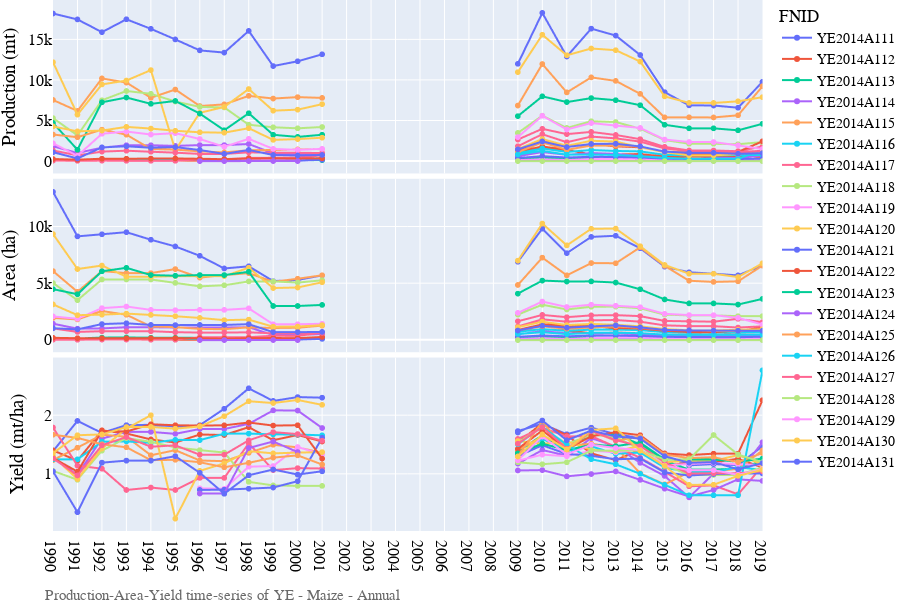
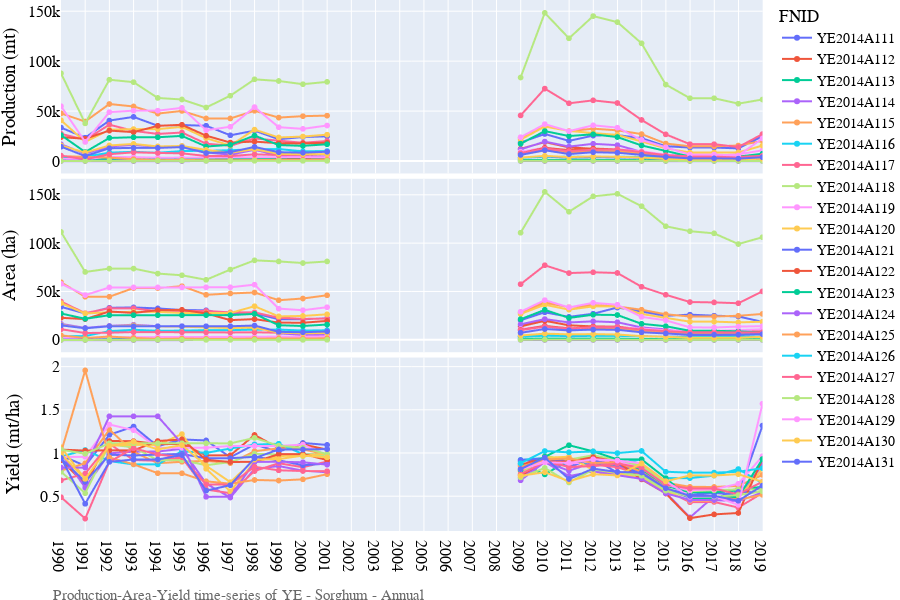
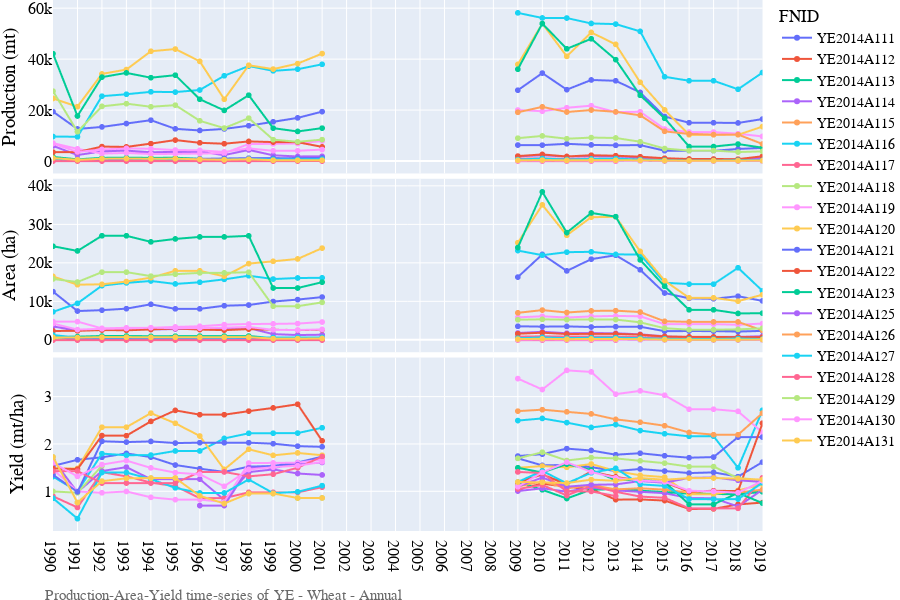
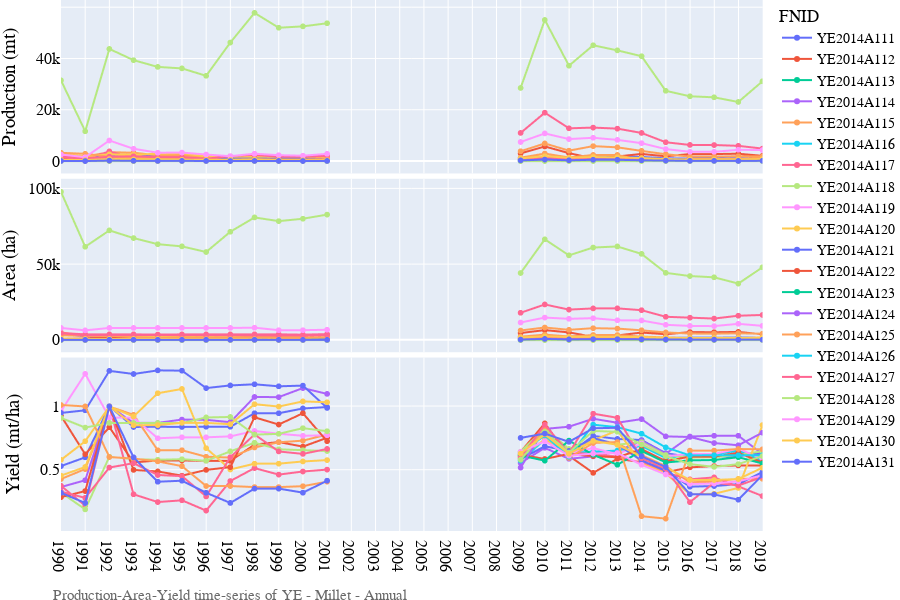

Notebook code cell kept with these figures, in order:
### Code cell
# Lineplot of Production-Area-Yield time-series
country_iso, country_name = 'YE', 'Yemen'
df = pd.read_csv('../data/crop/adm_crop_production_%s.csv' % country_iso, index_col=0)
df['year'] = df['harvest_year']
year = [df['year'].min(), df['year'].max()]
product_season = [
    ['Maize','Annual'],
    ['Sorghum','Annual'],
    ['Wheat','Annual'],
    ['Millet','Annual'],
    ['Barley','Annual'],
]
for product_name, season_name in product_season:
    footnote = 'Production-Area-Yield time-series of %s - %s - %s' % (country_iso, product_name, season_name)
    fn_save = '../figures/%s_line_pay_%s_%s.png' % (country_iso, product_name, season_name)
    sub = df[(df['product'] == product_name) & (df['season_name'] == season_name)]
    fig = PlotLinePAY(sub, year, footnote, fn_save)
    fig.show()
